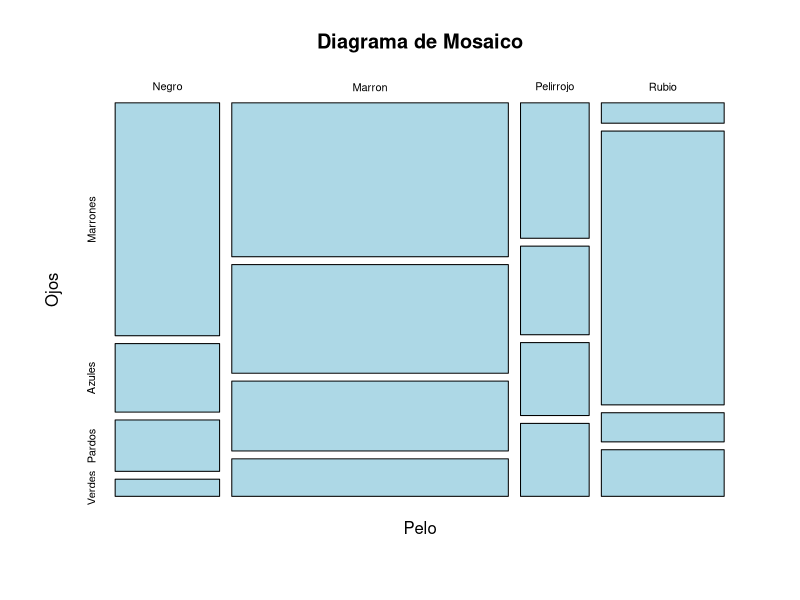
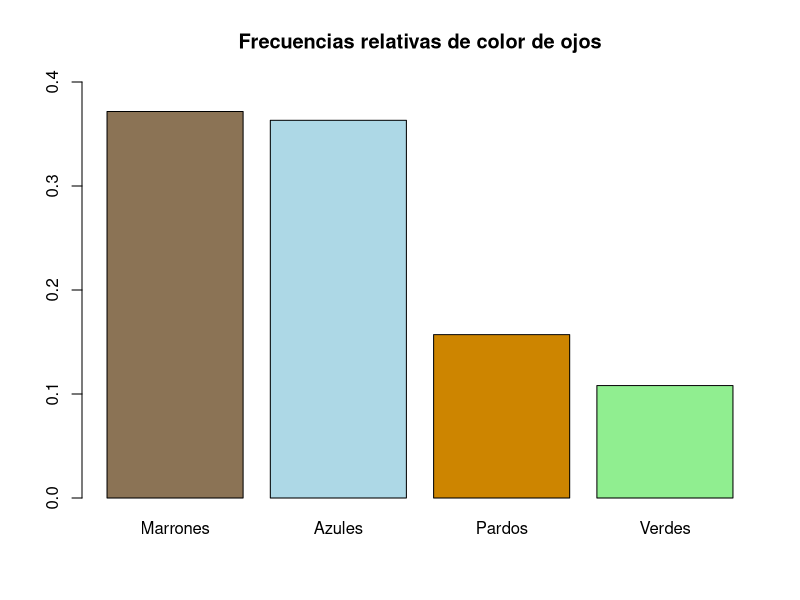
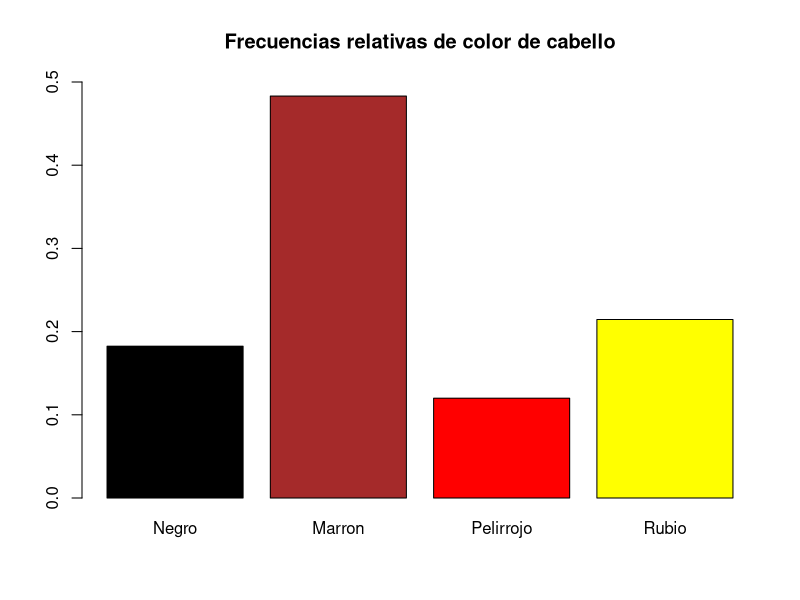
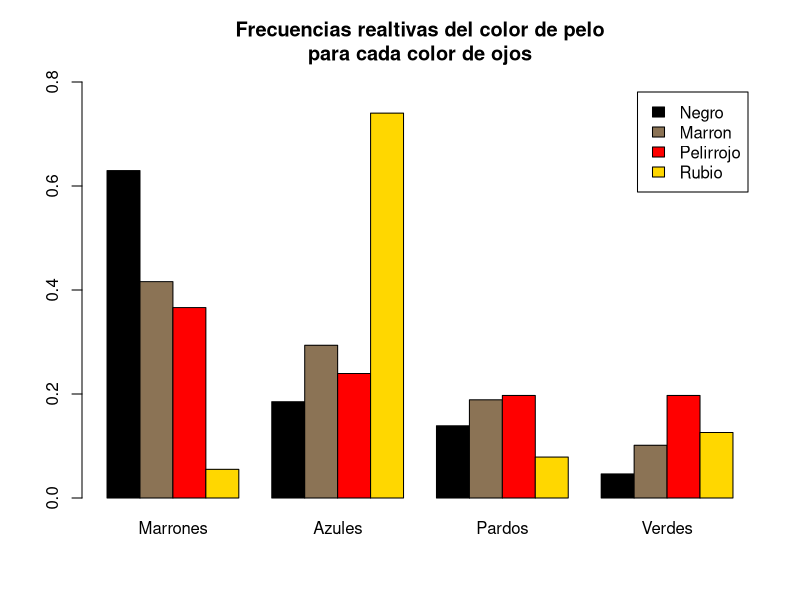
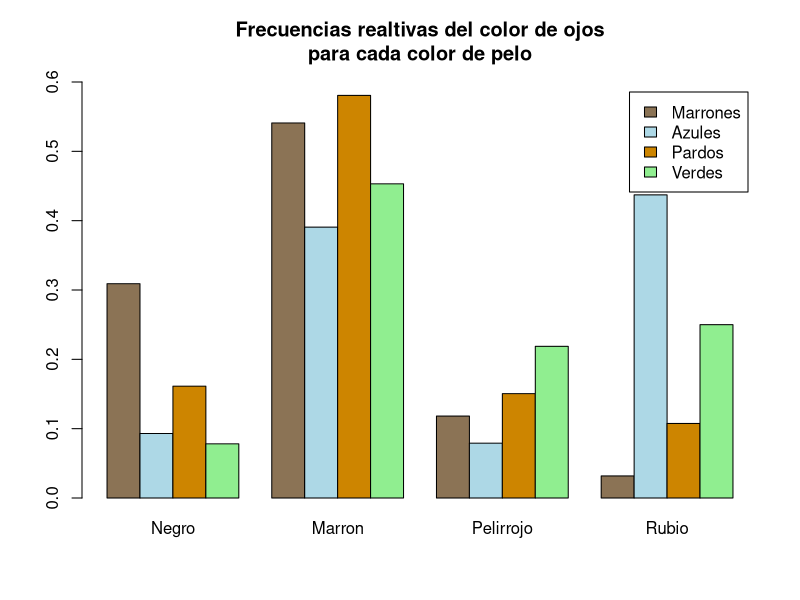

Reproduce these figures in R, in order.
## ---- chunk 1
ftable(HairEyeColor)
male <- HairEyeColor[,,"Male"]
female <- HairEyeColor[,,"Female"]
data <- as.table(male+female)
data
## ---- chunk 2
dimnames(data) = list(
  Pelo = c("Negro", "Marron", "Pelirrojo", "Rubio"),
  Ojos = c("Marrones", "Azules", "Pardos", "Verdes")
)
data
## ---- chunk 3
plot(data, col = c("lightblue"), main = "Diagrama de Mosaico")
## ---- chunk 4
# Numero total de individuos
sum(data)
## ---- chunk 5
colSums(data)
rowSums(data)
round(prop.table(colSums(data)),3)
round(prop.table(rowSums(data)),3)
## ---- chunk 6
barplot(prop.table(colSums(data)), ylim = c(0, 0.4),
        main = "Frecuencias relativas de color de ojos",
        col = c("burlywood4", "lightblue", "orange3", "lightgreen"))

barplot(prop.table(rowSums(data)), ylim = c(0, 0.5),
        main = "Frecuencias relativas de color de cabello",
        col = c("black", "brown", "red", "yellow"))
## ---- chunk 7
round(prop.table(data),3)
round(prop.table(data, margin = 1),3)
round(prop.table(data, margin = 2),3)

barplot(prop.table(data, margin = 1), beside = TRUE,
        legend.text = TRUE, ylim = c(0, 0.8),
        col = c("black", "burlywood4", "red", "gold"),
        main = "Frecuencias realtivas del color de pelo\npara cada color de ojos")

barplot(t(prop.table(data, margin = 2)), beside = TRUE,
        legend.text = TRUE, ylim = c(0, 0.6),
        col = c("burlywood4", "lightblue", "orange3", "lightgreen"),
        main = "Frecuencias realtivas del color de ojos\npara cada color de pelo")
